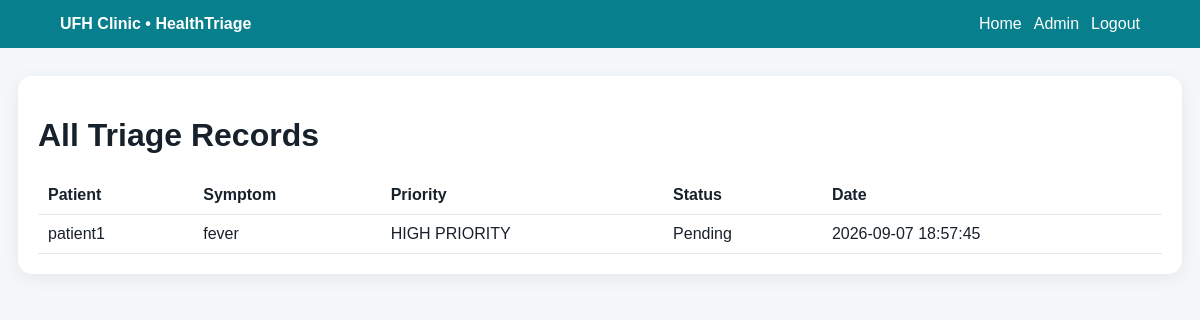
Screenshot of /admin/triage (signed in) with the database file from the repository.
### tables this page shows
CREATE TABLE triage_records (
        id INTEGER PRIMARY KEY AUTOINCREMENT,
        patient_id INTEGER,
        patient_name TEXT NOT NULL,
        age INTEGER NOT NULL,
        symptom TEXT NOT NULL,
        duration TEXT NOT NULL,
        severity TEXT NOT NULL,
        description TEXT DEFAULT '',
        priority TEXT NOT NULL,
        status TEXT NOT NULL DEFAULT 'Pending',
        nurse_notes TEXT DEFAULT '',
        treatment TEXT DEFAULT '',
        created_at TEXT NOT NULL,
        FOREIGN KEY(patient_id) REFERENCES users(id)
    );

### app.py (the view)
@app.route('/admin/triage')
def admin_triage():
    d=require_role('admin','admin_login');
    if d:return d
    c=get_db(); rows=c.execute('SELECT * FROM triage_records ORDER BY created_at DESC').fetchall(); c.close(); return render_template('adminTriage.html',records=rows)

### app.py (called while the page is built)
def get_db():
    conn = sqlite3.connect(DB_PATH)
    conn.row_factory = sqlite3.Row
    conn.execute('PRAGMA foreign_keys = ON')
    return conn

def require_role(role, endpoint):
    if session.get('role') != role:
        flash('Please login to continue.', 'error')
        return redirect(url_for(endpoint))
    return None

@app.context_processor
def globals_for_templates():
    return {'services': SERVICES, 'today': date.today().isoformat()}

### templates/adminTriage.html
{% extends 'base.html' %}{% block title %}Triage Records{% endblock %}{% block content %}<div class="card"><h1>All Triage Records</h1><table class="table"><tr><th>Patient</th><th>Symptom</th><th>Priority</th><th>Status</th><th>Date</th></tr>{% for r in records %}<tr><td>{{r['patient_name']}}</td><td>{{r['symptom']}}</td><td>{{r['priority']}}</td><td>{{r['status']}}</td><td>{{r['created_at']}}</td></tr>{% endfor %}</table></div>{% endblock %}

### templates/base.html (style rules this page uses)
* { box-sizing:border-box }
body { margin:0;font-family:Arial,Helvetica,sans-serif;background:#f4f8fb;color:#17212b }
.card { background:#fff;border-radius:14px;padding:20px;margin:16px 0;box-shadow:0 4px 18px #00000012 }
.table { width:100%;border-collapse:collapse }
.table th,.table td { padding:10px;border-bottom:1px solid #e5e7eb;text-align:left;vertical-align:top }

### rows the page displays
triage_records: patient_name "patient1", symptom "fever", priority "HIGH PRIORITY", status "Pending", created_at "2026-09-07 18:57:45"
